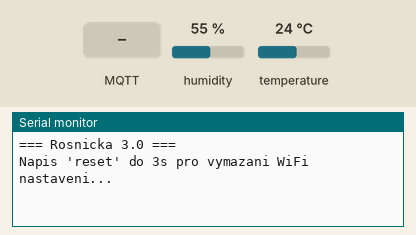
Bench run of a sketch on a simulated ESP8266 (NodeMCU). Shown: the last lines printed to the serial monitor. Inputs (shaded band) come from the test bench; at power-on: humidity 55 %, temperature 24 °C. WiFi joins after 1.5 s; servers stay silent unless stated; network time is answered at once with the bench clock; the local clock reads 2024-03-15 10:24:30 at power-on unless the sketch sets it; no MQTT or app messages arrive unless stated. At 10.9 s the program puts the board to deep sleep or switches it off; the recording ends there.

Above: at 0.8 s.
0.9 s: MQTT message "reset" arrives on the first subscribed topic
At 4.8 s:
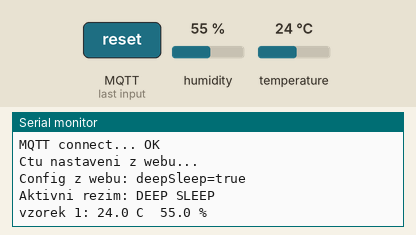
6.0 s: MQTT message "false" arrives on the first subscribed topic
At 7.4 s:
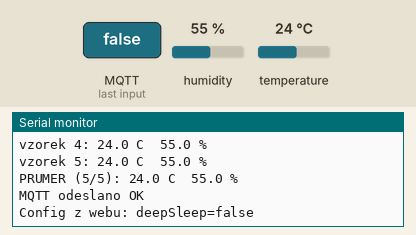
7.7 s: MQTT message "reset" arrives on the second subscribed topic
At 8.6 s:
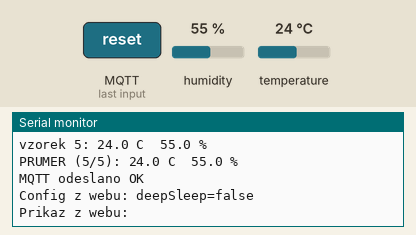
9.2 s: MQTT message "true" arrives on the first subscribed topic
At 9.56 s:
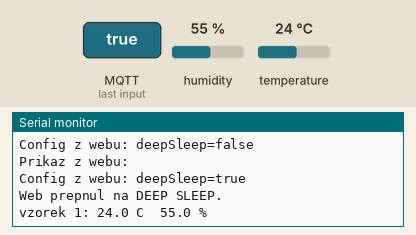
Timing chart, 0 to 10.9 s (numbered marks = the images above; inputs shaded):
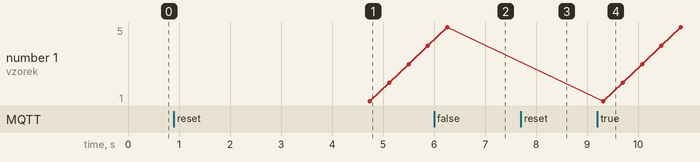

Measured:
- after the input at 0.9 s, the serial monitor: prints a new line after 3.7 s (image 1)
- after the input at 6.0 s, the serial monitor: prints a new line after 0.26 s (image 2)
- after the input at 7.7 s, the serial monitor: prints a new line at once (image 3)
- after the input at 9.2 s, the serial monitor: prints a new line at once (image 4)

The sketch:

rosnicka.ino
```cpp
/*
 * Rosnicka 3.0 - ESP-12F (ESP8266) + AHT20
 *
 * Potrebne knihovny (Library Manager):
 *   - Adafruit AHTX0
 *   - WiFiManager (by tzapu)
 *   - PubSubClient (by Nick O'Leary)
 *   - NTPClient (by Fabrice Weinberg)
 *
 * ┌─────────────────────────────────────────────────────────────┐
 * │  DEEP SLEEP - HARDWAROVY PREDPOKLAD                          │
 * │  Pro probuzeni z deep sleep MUSI byt propojeny piny:         │
 * │       GPIO16 (D0)  ──────  RST                               │
 * │  Bez tohoto dratu se ESP po uspani uz neprobudi!             │
 * │  Pri nahravani firmware muze tento drat vadit - pokud        │
 * │  nejde nahrat sketch, docasne ho odpoj.                      │
 * └─────────────────────────────────────────────────────────────┘
 *
 * ═══ REZIMY ═══
 *   DEEP SLEEP   - ESP zmeri, odesle a usne na SLEEP_SECONDS (uspora baterie)
 *   KONTINUALNI  - ESP je stale pripojene a odesila kazdych
 *                  CONTINUOUS_INTERVAL_MS (15 s), bez deep sleep
 *
 *   Vychozi rezim urcuje DEFAULT_DEEP_SLEEP nize.
 *   Rezim lze prepnout z webu (retained zprava na topicu .../config).
 *   Pozn.: v deep sleep rezimu se zmena z webu projevi az pri pristim
 *   probuzeni (ESP behem spanku neposloucha).
 */

#include <Wire.h>
#include <Adafruit_AHTX0.h>
#include <ESP8266WiFi.h>
#include <WiFiManager.h>
#include <WiFiUDP.h>
#include <NTPClient.h>
#include <PubSubClient.h>

// ===== Konfigurace =====
#define DEVICE_ID       "rosnicka_01"
#define MQTT_BROKER     "broker.emqx.io"
#define MQTT_PORT       1883
#define MQTT_TOPIC      "rosnicka/" DEVICE_ID "/sensors"
#define CONFIG_TOPIC    "rosnicka/" DEVICE_ID "/config"
#define CMD_TOPIC       "rosnicka/" DEVICE_ID "/cmd"

// ── REZIM ─────────────────────────────────────────────────────
// true  = deep sleep (uspora baterie)
// false = kontinualni (odesila kazdych 15 s, bez spanku)
// Toto je VYCHOZI rezim; web ho muze prepsat retained config zpravou.
#define DEFAULT_DEEP_SLEEP   true

// Deep sleep: doba spanku mezi merenimi (s). Max ~3-4 h na jeden spanek.
#define SLEEP_SECONDS        900UL    // 15 minut

// Kontinualni: interval odesilani (ms)
#define CONTINUOUS_INTERVAL_MS 15000UL // 15 s

// Timeout pro pripojeni k ulozene WiFi (s)
#define WIFI_TIMEOUT_S  15

// Pocet mereni, ze kterych se spocita prumer
#define SAMPLE_COUNT    5
#define SAMPLE_DELAY_MS 300

// I2C piny na ESP-12F: SDA=GPIO4(D2), SCL=GPIO5(D1)
#define SDA_PIN 4
#define SCL_PIN 5

Adafruit_AHTX0 aht;
WiFiClient     wifiClient;
PubSubClient   mqtt(wifiClient);

WiFiUDP   ntpUDP;
NTPClient ntp(ntpUDP, "pool.ntp.org", 0, 60000); // UTC

// ── Globalni stav ─────────────────────────────────────────────
bool deepSleepMode    = DEFAULT_DEEP_SLEEP; // aktualni rezim
bool configReceived   = false;              // dorazila config zprava?
unsigned long lastSend = 0;                 // pro kontinualni rezim
String pendingCmd     = "";                 // prikaz z webu k provedeni

// ── Reset WiFi pres Serial monitor ────────────────────────────
// Funguje bez internetu - staci USB-serial adapter (ten samy, kterym
// nahravas firmware). Napis "reset" do 3s okna po startu.
// Pozn.: Hlavni offline cesta pro prenastaveni site je captive portal,
//        ktery se sam otevre kdyz se ESP nepripoji k ulozene WiFi
//        (pripoj se mobilem na AP "Rosnicka-3.0", bez internetu).
#define SERIAL_WINDOW_MS 3000
void checkSerialReset() {
  Serial.println("Napis 'reset' do 3s pro vymazani WiFi nastaveni...");
  String cmd = "";
  unsigned long start = millis();
  while (millis() - start < SERIAL_WINDOW_MS) {
    while (Serial.available()) {
      char c = Serial.read();
      if (c == '\n' || c == '\r') {
        cmd.trim();
        if (cmd.equalsIgnoreCase("reset")) {
          Serial.println(">> Mazu WiFi nastaveni...");
          WiFiManager wm;
          wm.resetSettings();
          Serial.println(">> Hotovo, restartuji do config portalu.");
          delay(500);
          ESP.restart();
        }
        cmd = "";
      } else {
        cmd += c;
      }
    }
    delay(10);
  }
}

// ── Uspani ────────────────────────────────────────────────────
void goToSleep() {
  Serial.print("Uspavam na ");
  Serial.print(SLEEP_SECONDS);
  Serial.println(" s...");
  Serial.flush();
  ESP.deepSleep(SLEEP_SECONDS * 1000000ULL, WAKE_RF_DEFAULT);
  delay(100);
}

// ── MQTT callback - cte rezim a prikazy z webu ────────────────
void onMqttMessage(char *topic, byte *payload, unsigned int len) {
  String msg;
  for (unsigned int i = 0; i < len; i++) msg += (char)payload[i];
  String t(topic);

  if (t.endsWith("/config")) {
    // payload napr. {"deepsleep":true} nebo {"deepsleep":false}
    if (msg.indexOf("false") >= 0)      deepSleepMode = false;
    else if (msg.indexOf("true") >= 0)  deepSleepMode = true;
    configReceived = true;
    Serial.print("Config z webu: deepSleep=");
    Serial.println(deepSleepMode ? "true" : "false");
  }
  else if (t.endsWith("/cmd")) {
    if (len == 0) return;  // prazdna (smazana) retained zprava
    if (msg.indexOf("reset_wifi") >= 0)    pendingCmd = "reset_wifi";
    else if (msg.indexOf("restart") >= 0)  pendingCmd = "restart";
    Serial.print("Prikaz z webu: ");
    Serial.println(pendingCmd);
  }
}

// ── Provede cekajici prikaz z webu ────────────────────────────
void handlePendingCommand() {
  if (pendingCmd == "") return;
  String c = pendingCmd;
  pendingCmd = "";

  // Smaze retained prikaz, aby se po restartu znovu nevykonal (zacykleni!)
  mqtt.publish(CMD_TOPIC, "", true);
  mqtt.loop();
  delay(150);

  if (c == "restart") {
    Serial.println(">> RESTART na pokyn z webu");
    mqtt.disconnect();
    delay(100);
    ESP.restart();
  }
  else if (c == "reset_wifi") {
    Serial.println(">> RESET WIFI na pokyn z webu");
    mqtt.disconnect();
    WiFiManager wm;
    wm.resetSettings();
    delay(200);
    ESP.restart();   // po restartu nabehne captive portal
  }
}

// ── Pripojeni k MQTT + odber config topicu ────────────────────
bool connectMQTT() {
  mqtt.setServer(MQTT_BROKER, MQTT_PORT);
  mqtt.setCallback(onMqttMessage);
  String clientId = "rosnicka-" + String(ESP.getChipId(), HEX);

  for (uint8_t i = 0; i < 3; i++) {
    Serial.print("MQTT connect... ");
    if (mqtt.connect(clientId.c_str())) {
      Serial.println("OK");
      mqtt.subscribe(CONFIG_TOPIC);
      mqtt.subscribe(CMD_TOPIC);
      return true;
    }
    Serial.print("chyba rc=");
    Serial.println(mqtt.state());
    delay(1000);
  }
  return false;
}

// ── Cte SAMPLE_COUNT mereni a vrati prumer ────────────────────
bool readAverage(float &t, float &h) {
  float sumT = 0, sumH = 0;
  uint8_t valid = 0;
  for (uint8_t i = 0; i < SAMPLE_COUNT; i++) {
    sensors_event_t humidity, temp;
    aht.getEvent(&humidity, &temp);
    if (isnan(temp.temperature) || isnan(humidity.relative_humidity)) {
      Serial.print("vzorek "); Serial.print(i + 1); Serial.println(": chyba");
    } else {
      sumT += temp.temperature;
      sumH += humidity.relative_humidity;
      valid++;
      Serial.print("vzorek "); Serial.print(i + 1); Serial.print(": ");
      Serial.print(temp.temperature, 1); Serial.print(" C  ");
      Serial.print(humidity.relative_humidity, 1); Serial.println(" %");
    }
    if (i < SAMPLE_COUNT - 1) delay(SAMPLE_DELAY_MS);
  }
  if (valid == 0) return false;
  t = sumT / valid;
  h = sumH / valid;
  Serial.print("PRUMER ("); Serial.print(valid); Serial.print("/");
  Serial.print(SAMPLE_COUNT); Serial.print("): ");
  Serial.print(t, 1); Serial.print(" C  ");
  Serial.print(h, 1); Serial.println(" %");
  return true;
}

// ── Zmeri prumer a odesle na MQTT ─────────────────────────────
void measureAndPublish() {
  float t, h;
  if (!readAverage(t, h)) {
    Serial.println("Zadny platny vzorek, preskakuji.");
    return;
  }

  ntp.update();
  unsigned long ts = ntp.getEpochTime();

  char payload[128];
  snprintf(payload, sizeof(payload),
    "{\"id\":\"%s\",\"t\":%.1f,\"h\":%.1f,\"ts\":%lu}",
    DEVICE_ID, t, h, ts
  );

  if (mqtt.publish(MQTT_TOPIC, payload, true)) { // retained
    Serial.println("MQTT odeslano OK");
  } else {
    Serial.println("MQTT publish selhal");
  }
  mqtt.loop();
}

void setup() {
  Serial.begin(74880);
  delay(50);
  Serial.println();
  Serial.println("=== Rosnicka 3.0 ===");

  checkSerialReset();

  // ── Senzor ──────────────────────────────────────────────────
  Wire.begin(SDA_PIN, SCL_PIN);
  if (!aht.begin()) {
    Serial.println("AHT20 nenalezen!");
    if (DEFAULT_DEEP_SLEEP) goToSleep();
    else { delay(5000); ESP.restart(); }
    return;
  }

  // ── WiFi (WiFiManager + captive portal) ─────────────────────
  WiFiManager wm;
  wm.setConfigPortalTimeout(180);
  wm.setConnectTimeout(WIFI_TIMEOUT_S);
  wm.setCaptivePortalEnable(true);
  wm.setShowInfoUpdate(false);
  wm.setTitle("Rosnicka 3.0");
  wm.setCustomHeadElement(
    "<style>"
    ".wrap > div:last-child,"
    "div[style*='text-align:right'],"
    "a[href*='WiFiManager']"
    "{display:none!important;}"
    "</style>"
  );
  wm.setAPStaticIPConfig(
    IPAddress(192, 168, 4, 1),
    IPAddress(192, 168, 4, 1),
    IPAddress(255, 255, 255, 0)
  );
  wm.setAPCallback([](WiFiManager *) {
    Serial.println("== Captive portal aktivni ==");
    Serial.println("Pripoj se na WiFi: Rosnicka-3.0");
    Serial.println("Portal vyskoci sam, nebo otevri http://192.168.4.1");
  });

  if (!wm.autoConnect("Rosnicka-3.0")) {
    Serial.println("WiFi nepripojeno.");
    if (DEFAULT_DEEP_SLEEP) goToSleep();
    else { delay(2000); ESP.restart(); }
    return;
  }
  Serial.print("WiFi OK, IP: ");
  Serial.println(WiFi.localIP());

  ntp.begin();
  ntp.forceUpdate();

  // ── MQTT + nacteni rezimu z webu ────────────────────────────
  if (!connectMQTT()) {
    Serial.println("MQTT nepripojeno.");
    if (DEFAULT_DEEP_SLEEP) goToSleep();
    else { delay(2000); ESP.restart(); }
    return;
  }

  // Pockej kratce na retained config/cmd zpravy z webu
  Serial.println("Ctu nastaveni z webu...");
  unsigned long w = millis();
  while (!configReceived && millis() - w < 1500) {
    mqtt.loop();
    delay(20);
  }

  // Pripadny cekajici prikaz (restart / reset wifi) provedeme hned
  handlePendingCommand();

  Serial.print("Aktivni rezim: ");
  Serial.println(deepSleepMode ? "DEEP SLEEP" : "KONTINUALNI");

  // ── Prvni mereni a odeslani ─────────────────────────────────
  measureAndPublish();
  lastSend = millis();

  // ── Rozhodnuti dle rezimu ───────────────────────────────────
  if (deepSleepMode) {
    delay(100);
    mqtt.disconnect();
    goToSleep();              // loop() se uz nespusti
  }
  // Kontinualni rezim - pokracuje v loop()
}

void loop() {
  // Spousti se jen v KONTINUALNIM rezimu.
  if (WiFi.status() != WL_CONNECTED) {
    Serial.println("WiFi ztraceno, restartuji...");
    delay(1000);
    ESP.restart();
  }

  if (!mqtt.connected()) connectMQTT();
  mqtt.loop();   // prijima zmenu rezimu / prikazy z webu

  // Prikaz z webu (restart / reset wifi)
  handlePendingCommand();

  // Web prepnul na deep sleep -> odesli a usni
  if (deepSleepMode) {
    Serial.println("Web prepnul na DEEP SLEEP.");
    measureAndPublish();
    delay(100);
    mqtt.disconnect();
    goToSleep();
  }

  // Periodicke odesilani
  if (millis() - lastSend >= CONTINUOUS_INTERVAL_MS) {
    lastSend = millis();
    measureAndPublish();
  }

  ntp.update();
  delay(50);
}
```
